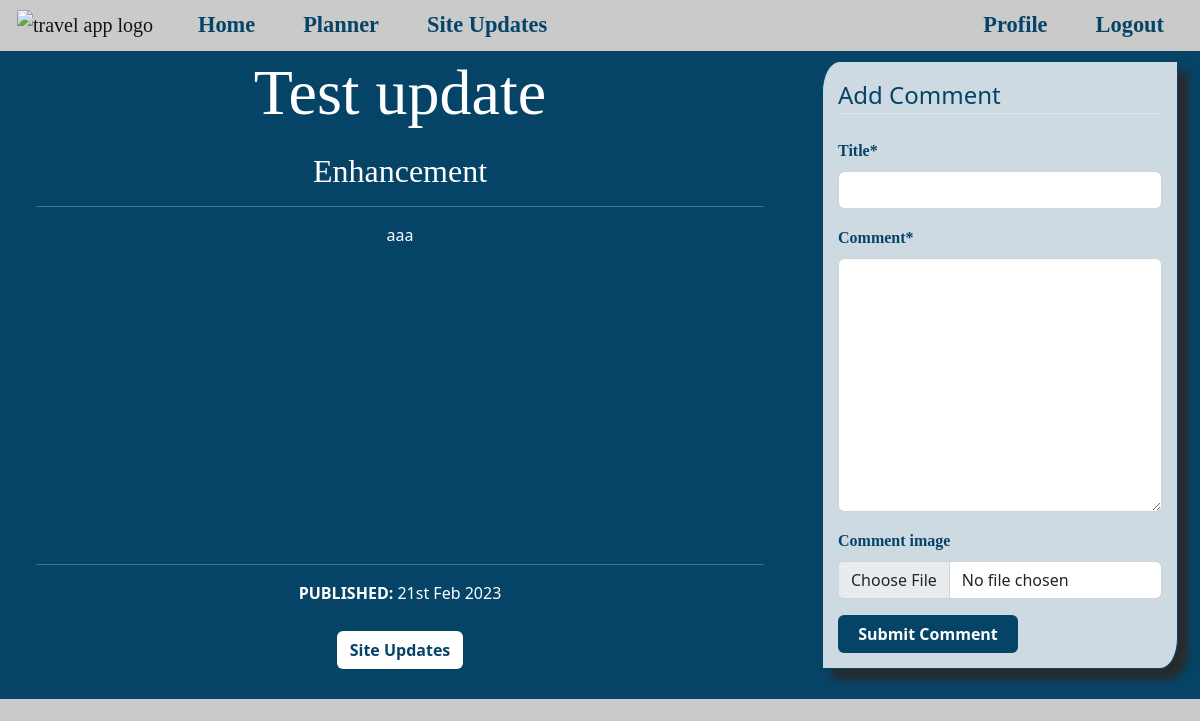
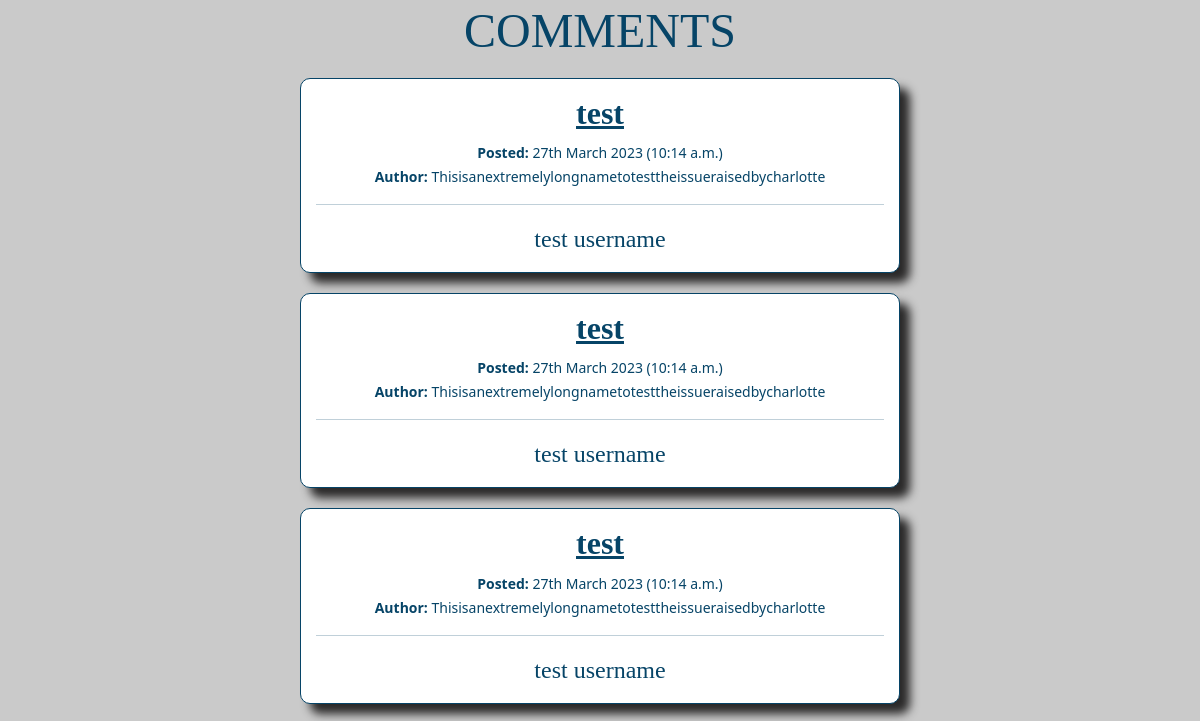
/updates/14/ (signed in, upper part), run on an earlier commit of the app's database (2 pictures, top to bottom).
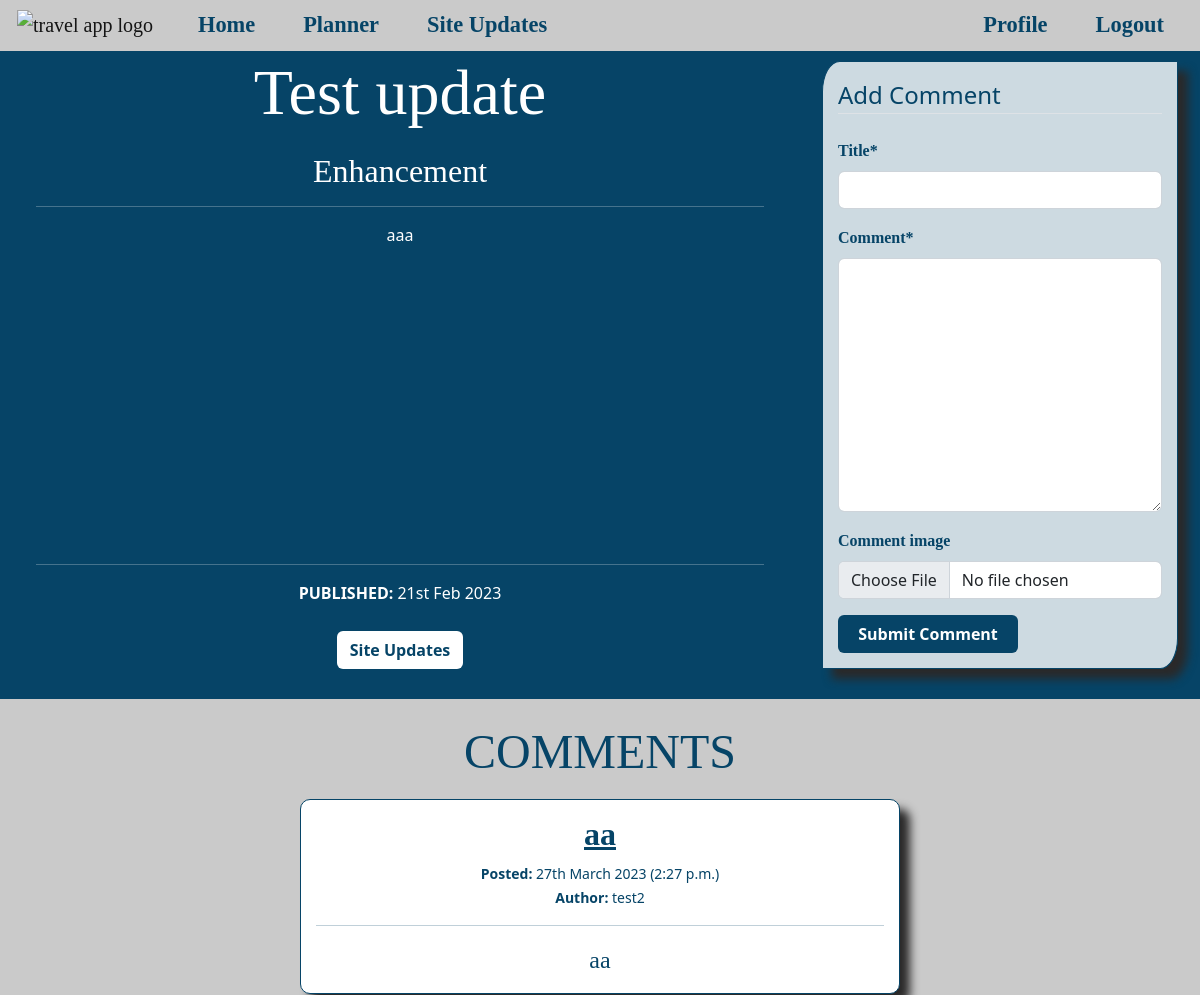
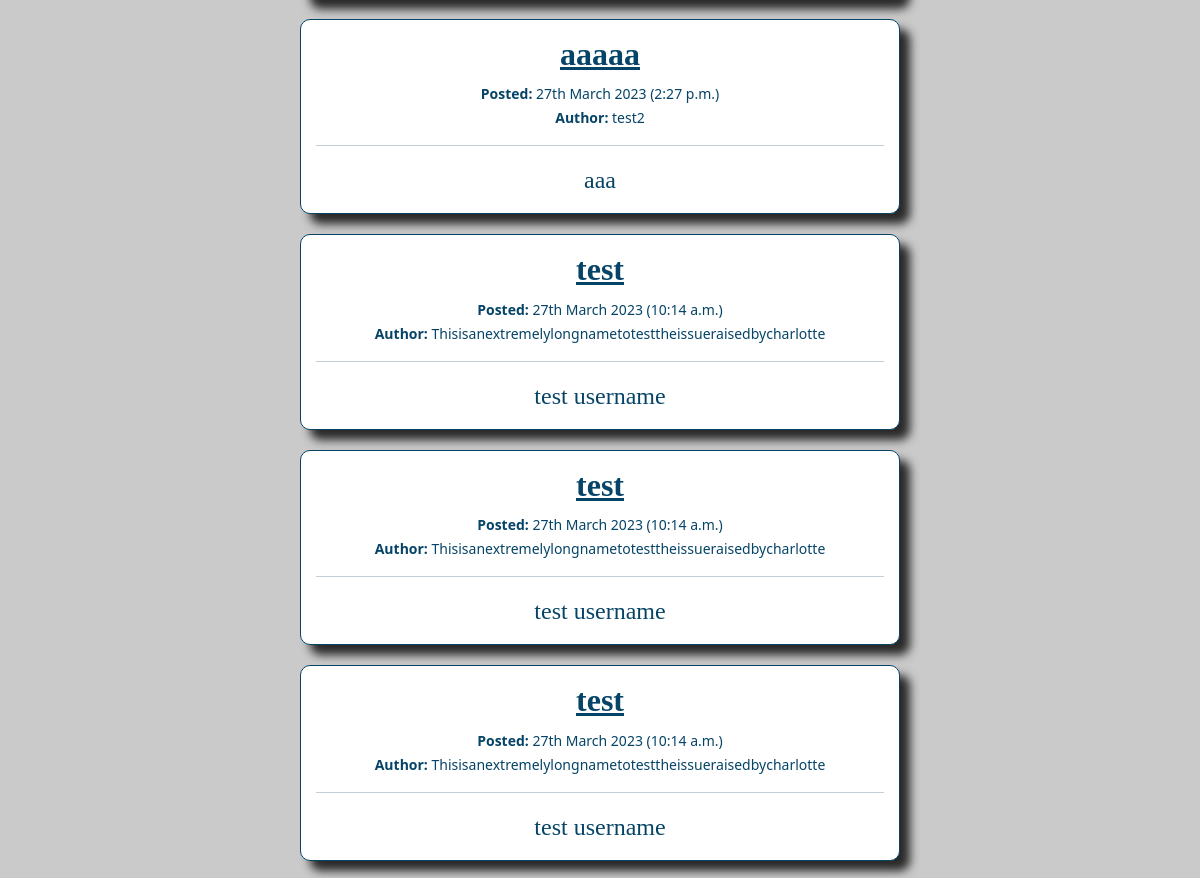
And on a later commit of the database (2 pictures, top to bottom).
### site_updates/models.py (models this page shows, shortened)
class UpdateComment(models.Model):
    site_update = models.ForeignKey(Update, on_delete=models.CASCADE)
    author = models.ForeignKey(User, on_delete=models.CASCADE)
    title = models.CharField(max_length=100)
    comment = models.TextField()
    comment_image = ResizedImageField(
        upload_to='media/comment_pics/',
        blank=True,
        size=[600, None],
        force_format='JPEG')
    action_taken = models.TextField(blank=True)
    action_image = ResizedImageField(
        upload_to='media/comment_pics/',
        blank=True,
        size=[600, None],
        force_format='JPEG')
    created_on = models.DateTimeField(auto_now_add=True)
    updated_on = models.DateTimeField(auto_now=True)
    comment_status = models.IntegerField(choices=COMMENT_STATUS, default=0)
    class Meta:
        ordering = ('-created_on',)

### site_updates/views.py (the view, shortened to what this page needs)
class AdminDetailUpdateView(LoginRequiredMixin, View):
    login_url = '/login/required'
    redirect_field_name = 'redirect_to'
    def get(self, request, pk):
        update_objects = Update.objects.all()
        update = get_object_or_404(update_objects, pk=pk)
        comments = UpdateComment.objects.filter(site_update=update)
        for comment in comments:
            a = str(comment.updated_on - comment.created_on)
            if '0:00:00' in a:
                comment.updated_on = None
        return render(
            request,
            "site_updates/admin-update-detail.html",
            {
                "update": update,
                "comments": comments,
                "comment_form": CommentForm(),
                "tab_title": "Update"
            }
        )

### site_updates/forms.py
class CommentForm(forms.ModelForm):
    class Meta:
        model = UpdateComment
        fields = ['title', 'comment', 'comment_image']

### site_updates/models.py (called while the page is built)
    def __str__(self):
        return self.topic_catagory

### site_updates/templates/site_updates/admin-update-detail.html (shortened to what this page needs)
{% extends "base.html" %}
{% load static %}
{% load crispy_forms_tags %}
{% block additional_styles %}
    <link rel="stylesheet" href="{% static 'css/update-grey.css' %}">
{% endblock additional_styles %}
{% block content %}
    <div class="container-fluid top-div">
        <div class="row">
            <div class="col-12 col-lg-8 p-0">
                <div class="update-card-comment-page">
                    <div class="update-card-title">
                        <h1 class="m-0 p-1">{{ update.title }}</h1>
                    </div>
                    <div class="update-card-content p-3 text-center">
                        <div><h5>{{ update.topic }}</h5></div>
                        <hr>
                        <div>{{ update.content|linebreaksbr }}</div>
                    </div>
                    <div class="update-card-posted-date p-3 text-center">
                        <hr>
                        <div><strong>PUBLISHED: </strong>{{ update.published_on|date:"dS M Y" }}</div>
                    </div>
                    <div class="butons-container-back-add">
                        <div class="update-card-comment-btn">
                            <a class="btn" href="{% url 'all-admin-updates' %}" aria-label="back to site updates page">Site Updates</a>
                        </div>
                    </div>
                </div>
            </div>
            <div class="d-none d-lg-inline col">
                <div class="comment-form-section">
                    <form method="POST" enctype="multipart/form-data">
                        <fieldset class="form-group">
                            <legend class="border-bottom mb-4">Add Comment</legend>
                            {{ comment_form|crispy }}
                        </fieldset>
                        <div class="form-group">
                            <button class="btn btn-comment-submit" type="submit">Submit Comment</button>
                        </div>
                    </form>
                </div>
            </div>
        </div>
    </div>
    <div class="comments-section">
        <h3 class="text-center pt-3 mt-2">COMMENTS</h3>
        {% for comment in comments %}
            <div class="comment-card text-center">
                <h5>{{ comment.title }}</h5>
                <div><small><strong>Posted:</strong> {{ comment.created_on|date:"dS F Y (P)" }}</small></div>
                <div><small><strong>Author:</strong> {{ comment.author }}</small></div>
                <hr>
                <div class="comments-txt">{{ comment.comment|linebreaksbr }}</div>
            </div>
        {% endfor %}
    </div>
{% endblock %}

What changed in the data, as far as the page shows it:
added UpdateComment: title "aa", created_on "27th March 2023 (2:27 p.m.)", author "test2", comment "aa"
added UpdateComment: title "aaaaa", created_on "27th March 2023 (2:27 p.m.)", author "test2", comment "aaa"
